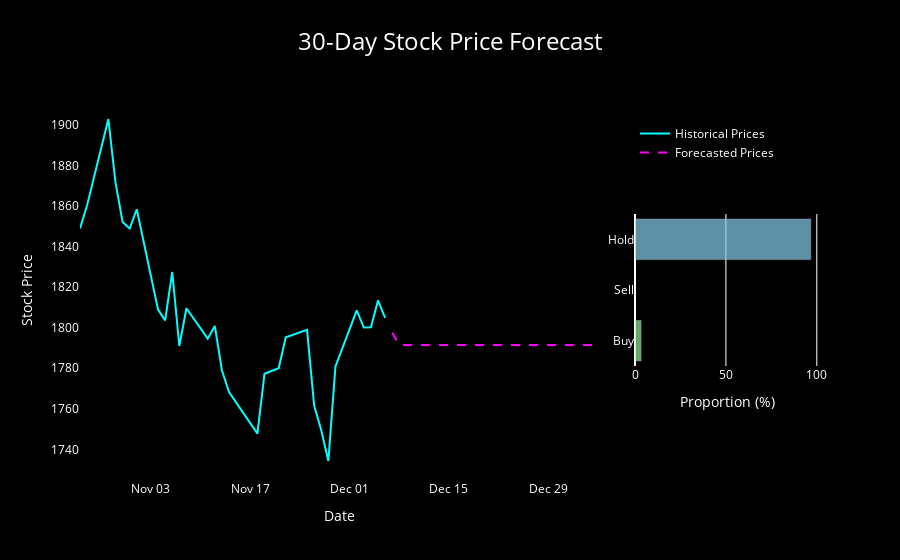

Notebook cell for this chart:
### Code cell
import plotly.graph_objects as go
import pandas as pd

# Historical Data
historical_data = pd.DataFrame({
    'Date': dates,  # Use fixed datetime dates
    'Price': df['Close']  # Historical prices
})
historical_data = historical_data.iloc[-30:]

# Forecast Data
forecast_data = pd.DataFrame({
    'Date': forecast_dates,  # Generated future dates
    'Price': forecasted_prices_original  # Forecasted prices
})

# Example proportions for Buy, Sell, Hold
historical_prices = historical_data['Price'].values
predicted_prices = forecast_data['Price'].values
threshold = 0.05  # 2% threshold

# Compute buy, sell, hold
buy_signals = (predicted_prices > historical_prices * (1 + threshold)).sum()
sell_signals = (predicted_prices < historical_prices * (1 - threshold)).sum()
hold_signals = len(historical_prices) - buy_signals - sell_signals

# Total signals
total_signals = buy_signals + sell_signals + hold_signals
sell = (buy_signals / total_signals) * 100
buy = (sell_signals / total_signals) * 100
hold = (hold_signals / total_signals) * 100

# buy = 50
# sell = 30
# hold = 20

# Plot customization
fig = go.Figure()

# Add historical data trace
fig.add_trace(go.Scatter(
    x=historical_data['Date'],
    y=historical_data['Price'],
    mode='lines',
    name='Historical Prices',
    line=dict(color='cyan', width=2),
    hoverlabel=dict(bgcolor="black", font_color="white")
))

# Add forecasted data trace
fig.add_trace(go.Scatter(
    x=forecast_data['Date'],
    y=forecast_data['Price'],
    mode='lines',
    name='Forecasted Prices',
    line=dict(color='magenta', width=2, dash='dash'),
    hoverlabel=dict(bgcolor="black", font_color="white")
))

# Add a horizontal bar chart for Buy, Sell, Hold
fig.add_trace(go.Bar(
    x=[buy, sell, hold],  # Values
    y=['Buy', 'Sell', 'Hold'],  # Categories
    orientation='h',  # Horizontal bar chart
    marker=dict(color=['#90EE90', '#FFA07A', '#87CEEB']),
    opacity=0.7,
    xaxis='x2',
    yaxis='y2',
    showlegend=False
))

# fig.add_trace(go.Bar(
#     x=[buy, sell, hold],  # Values
#     y=['Buy', 'Sell', 'Hold'],  # Categories
#     orientation='h',  # Horizontal bar chart
#     marker=dict(
#         color=['#90EE90', '#FFA07A', '#87CEEB'],  # Subtle pastel colors
#         line=dict(
#             color=['#50C878', '#FF6347', '#4682B4'],  # Slightly darker outlines
#             width=2  # Outline thickness for the curvy effect
#         ),
#         opacity=0.85  # Slight transparency for subtlety
#     ),
#     width=0.4,  # Slimmer bars for aesthetics
#     showlegend=False
# ))

# Update layout for dark theme and bar chart positioning
fig.update_layout(
    title=dict(
        text='30-Day Stock Price Forecast',
        font=dict(size=24, color='white'),
        x=0.5
    ),
    xaxis=dict(
        title='Date',
        showgrid=False,
        gridcolor='gray',
        color='white',
        tickformat='%b %d',
        domain=[0, 0.7]  # Shrink main plot horizontally to free space
    ),
    yaxis=dict(
        title='Stock Price',
        showgrid=False,
        gridcolor='gray',
        color='white'
    ),
    xaxis2=dict(
        domain=[0.75, 1],  # Position bar chart on the right side
        anchor='y2',
        title='Proportion (%)',
        color='white',
        showline=False
    ),
    yaxis2=dict(
        domain=[0.3, 0.7],  # Center vertically relative to the main plot
        anchor='x2',
        color='white',
        showline=False
    ),
    paper_bgcolor='black',  # Dark background
    plot_bgcolor='black',
    legend=dict(
        font=dict(size=12, color='white'),
        bgcolor='rgba(0,0,0,0.5)',
        x=0.75,  # Position legend near the bar chart
        y=0.95
    )
)

# Show the plot
fig.show()

### Figure 1 — Plotly figure (JSON) as saved in the notebook; plotly's stock layout.template omitted (floating-point values rounded to 4 significant figures)
{"data": [{"hoverlabel": {"bgcolor": "black", "font": {"color": "white"}}, "line": {"color": "cyan", "width": 2}, "mode": "lines", "name": "Historical Prices", "type": "scatter", "x": ["2024-10-24T00:00:00+00:00", "2024-10-25T00:00:00+00:00", "2024-10-28T00:00:00+00:00", "2024-10-29T00:00:00+00:00", "2024-10-30T00:00:00+00:00", "2024-10-31T00:00:00+00:00", "2024-11-01T00:00:00+00:00", "2024-11-04T00:00:00+00:00", "2024-11-05T00:00:00+00:00", "2024-11-06T00:00:00+00:00", "2024-11-07T00:00:00+00:00", "2024-11-08T00:00:00+00:00", "2024-11-11T00:00:00+00:00", "2024-11-12T00:00:00+00:00", "2024-11-13T00:00:00+00:00", "2024-11-14T00:00:00+00:00", "2024-11-18T00:00:00+00:00", "2024-11-19T00:00:00+00:00", "2024-11-21T00:00:00+00:00", "2024-11-22T00:00:00+00:00", "2024-11-25T00:00:00+00:00", "2024-11-26T00:00:00+00:00", "2024-11-27T00:00:00+00:00", "2024-11-28T00:00:00+00:00", "2024-11-29T00:00:00+00:00", "2024-12-02T00:00:00+00:00", "2024-12-03T00:00:00+00:00", "2024-12-04T00:00:00+00:00", "2024-12-05T00:00:00+00:00", "2024-12-06T00:00:00+00:00"], "y": [1849.0, 1860.0, 1903.0, 1872.0, 1852.0, 1849.0, 1858.0, 1809.0, 1804.0, 1827.0, 1791.0, 1810.0, 1795.0, 1801.0, 1779, 1768.0, 1748.0, 1777.0, 1780, 1795.0, 1799.0, 1762.0, 1749.0, 1734.0, 1781.0, 1809.0, 1800.0, 1800.0, 1813.0, 1805.0]}, {"hoverlabel": {"bgcolor": "black", "font": {"color": "white"}}, "line": {"color": "magenta", "dash": "dash", "width": 2}, "mode": "lines", "name": "Forecasted Prices", "type": "scatter", "x": ["2024-12-07T00:00:00+00:00", "2024-12-08T00:00:00+00:00", "2024-12-09T00:00:00+00:00", "2024-12-10T00:00:00+00:00", "2024-12-11T00:00:00+00:00", "2024-12-12T00:00:00+00:00", "2024-12-13T00:00:00+00:00", "2024-12-14T00:00:00+00:00", "2024-12-15T00:00:00+00:00", "2024-12-16T00:00:00+00:00", "2024-12-17T00:00:00+00:00", "2024-12-18T00:00:00+00:00", "2024-12-19T00:00:00+00:00", "2024-12-20T00:00:00+00:00", "2024-12-21T00:00:00+00:00", "2024-12-22T00:00:00+00:00", "2024-12-23T00:00:00+00:00", "2024-12-24T00:00:00+00:00", "2024-12-25T00:00:00+00:00", "2024-12-26T00:00:00+00:00", "2024-12-27T00:00:00+00:00", "2024-12-28T00:00:00+00:00", "2024-12-29T00:00:00+00:00", "2024-12-30T00:00:00+00:00", "2024-12-31T00:00:00+00:00", "2025-01-01T00:00:00+00:00", "2025-01-02T00:00:00+00:00", "2025-01-03T00:00:00+00:00", "2025-01-04T00:00:00+00:00", "2025-01-05T00:00:00+00:00"], "y": [1798.0, 1791.0, 1791.0, 1791.0, 1791.0, 1791.0, 1791.0, 1791.0, 1791.0, 1791.0, 1791.0, 1791.0, 1791.0, 1791.0, 1791.0, 1791.0, 1791.0, 1791.0, 1791.0, 1791.0, 1791.0, 1791.0, 1791.0, 1791.0, 1791.0, 1791.0, 1791.0, 1791.0, 1791.0, 1791.0]}, {"marker": {"color": ["#90EE90", "#FFA07A", "#87CEEB"]}, "opacity": 0.7, "orientation": "h", "showlegend": false, "type": "bar", "x": [3.333, 0, 96.67], "xaxis": "x2", "y": ["Buy", "Sell", "Hold"], "yaxis": "y2"}], "layout": {"legend": {"bgcolor": "rgba(0,0,0,0.5)", "font": {"color": "white", "size": 12}, "x": 0.75, "y": 0.95}, "paper_bgcolor": "black", "plot_bgcolor": "black", "title": {"font": {"color": "white", "size": 24}, "text": "30-Day Stock Price Forecast", "x": 0.5}, "xaxis": {"color": "white", "domain": [0, 0.7], "gridcolor": "gray", "showgrid": false, "tickformat": "%b %d", "title": {"text": "Date"}}, "xaxis2": {"anchor": "y2", "color": "white", "domain": [0.75, 1], "showline": false, "title": {"text": "Proportion (%)"}}, "yaxis": {"color": "white", "gridcolor": "gray", "showgrid": false, "title": {"text": "Stock Price"}}, "yaxis2": {"anchor": "x2", "color": "white", "domain": [0.3, 0.7], "showline": false}}}
